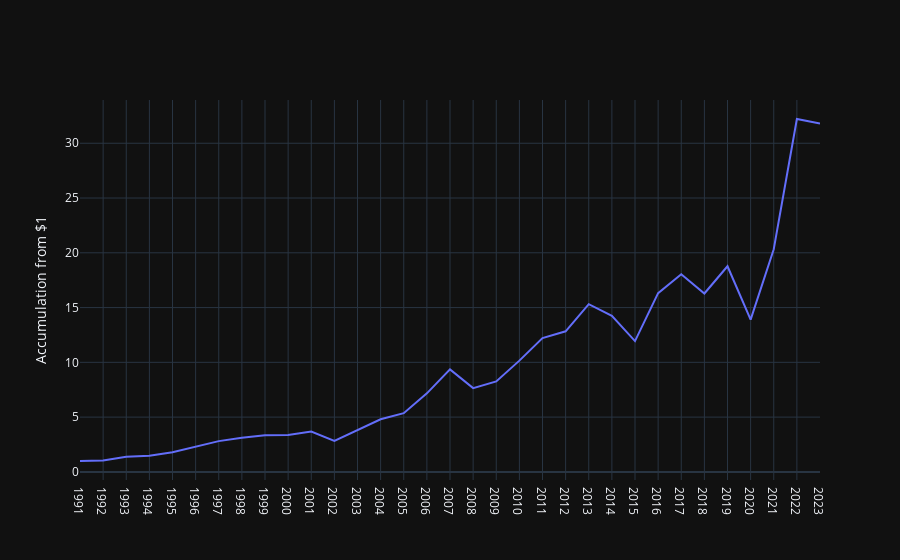

The code cell stored with this chart in its notebook:
### Code cell
compound = (1+spy.ret).cumprod()

trace = go.Scatter(
    x=spy.date,
    y=compound,
        hovertemplate="%{x}<br>$%{y:.2f}<extra></extra>",
    name="",
    )
fig = go.Figure(trace)
fig.update_layout(
    template="plotly_dark",
    xaxis_title="",
    yaxis_title="Accumulation from $1",
    yaxis_tickformat=".0f",
    legend=dict(
        yanchor="top", 
        y=0.99, 
        xanchor="right", 
        x=0.99
    )
  )

fig.show()

### Figure 1 — Plotly figure (JSON) as saved in the notebook; plotly's stock layout.template omitted (floating-point values rounded to 4 significant figures)
{"data": [{"hovertemplate": "%{x}<br>$%{y:.2f}<extra></extra>", "name": "", "type": "scatter", "x": ["1991", "1992", "1993", "1994", "1995", "1996", "1997", "1998", "1999", "2000", "2001", "2002", "2003", "2004", "2005", "2006", "2007", "2008", "2009", "2010", "2011", "2012", "2013", "2014", "2015", "2016", "2017", "2018", "2019", "2020", "2021", "2022", "2023"], "y": [0.9934, 1.05, 1.372, 1.465, 1.789, 2.3, 2.809, 3.119, 3.348, 3.366, 3.678, 2.829, 3.83, 4.808, 5.363, 7.17, 9.36, 7.645, 8.261, 10.16, 12.22, 12.83, 15.31, 14.24, 11.94, 16.32, 18.04, 16.29, 18.77, 13.9, 20.33, 32.21, 31.81]}], "layout": {"legend": {"x": 0.99, "xanchor": "right", "y": 0.99, "yanchor": "top"}, "xaxis": {"title": {"text": ""}}, "yaxis": {"tickformat": ".0f", "title": {"text": "Accumulation from $1"}}}}
